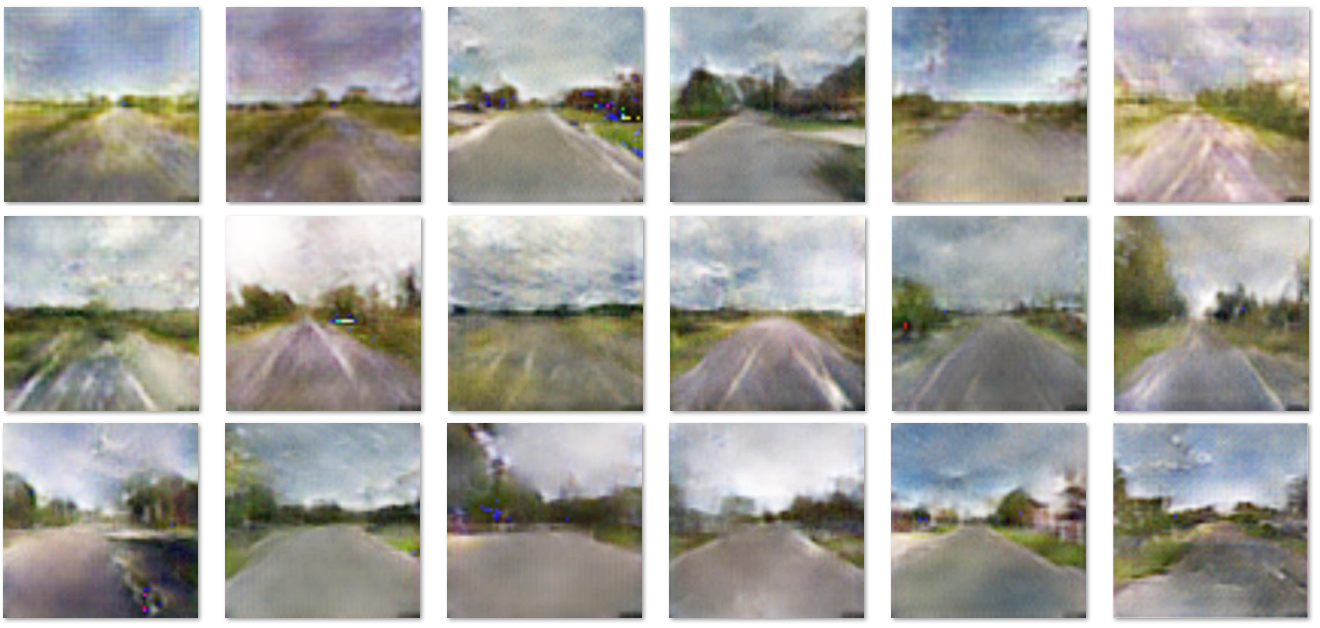
#> input picture generator/samples.png, 1320 x 628 px, given in place of samples.pngsamples.png, which was not available
$ python -i preprocessSRCNN.py   (imports and definitions only)
#> lines starting #> are read from the running program, lines starting #| are printed output that depends on the picture; pictures that were not available may be replaced by others from this repository, and a replacement may not be noted
# -*- coding: utf-8 -*-
import os
import cv2
import h5py
import numpy
import matplotlib.pyplot as plt

DATA_PATH = "D:/Arnaud/data_croutinet/ottawa/data/superResolution/train/"
TEST_PATH = "D:/Arnaud/data_croutinet/ottawa/data/superResolution/test/"
Random_Crop = 10
Patch_size = 64
label_size = 52
conv_side = 6
scale = 2

#from https://github.com/MarkPrecursor/SRCNN-keras/blob/master/prepare_data.py

def prepare_data(_path):
#> called with _path = 'generator/samples.png'
    names = os.listdir(_path)
    names = sorted(names)
    nums = names.__len__()

    data = numpy.zeros((nums * Random_Crop, 1, Patch_size, Patch_size), dtype=numpy.double)
    label = numpy.zeros((nums * Random_Crop, 1, label_size, label_size), dtype=numpy.double)

    for i in range(nums):
        name = _path + names[i]
        print( str(i) + "/" + str(nums))
        hr_img = cv2.imread(name, cv2.IMREAD_COLOR)
#> hr_img is the input picture: shape (628, 1320, 3); mean B, G, R 159.2, 165.2, 166.1
        shape = hr_img.shape
#> shape = (628, 1320, 3)

        hr_img = cv2.cvtColor(hr_img, cv2.COLOR_BGR2YCrCb)
#> hr_img: shape (628, 1320, 3); mean of channels 0, 1, 2 164.8, 129, 124.9
        hr_img = hr_img[:, :, 0]
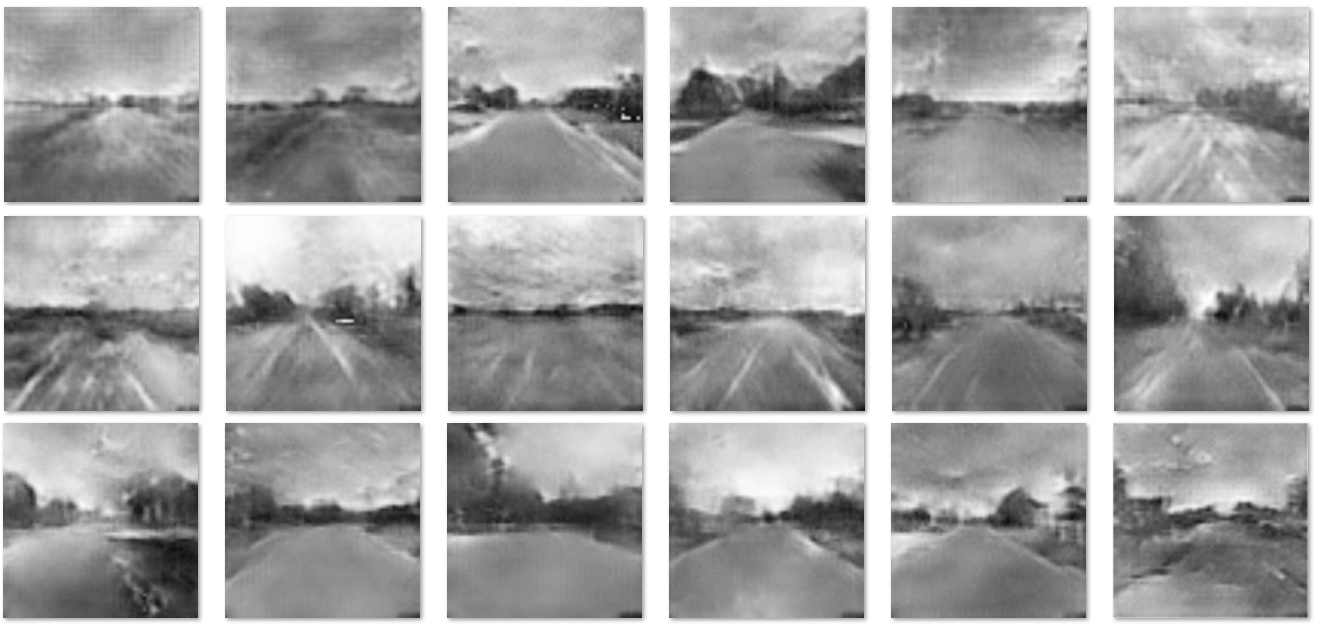
#> hr_img: shape (628, 1320); min 8, max 255, mean 164.8

        # two resize operation to produce training data and labels
        lr_img = cv2.resize(hr_img, (int(shape[1] / scale),int(shape[0] / scale)))
        lr_img = cv2.resize(lr_img, (shape[1], shape[0]))
#> lr_img: shape (628, 1320)

        # produce Random_Crop random coordinate to crop training img
        Points_x = numpy.random.randint(0, min(shape[0], shape[1]) - Patch_size, Random_Crop)
        Points_y = numpy.random.randint(0, min(shape[0], shape[1]) - Patch_size, Random_Crop)

        for j in range(Random_Crop):
            lr_patch = lr_img[Points_x[j]: Points_x[j] + Patch_size, Points_y[j]: Points_y[j] + Patch_size]
            hr_patch = hr_img[Points_x[j]: Points_x[j] + Patch_size, Points_y[j]: Points_y[j] + Patch_size]

            lr_patch = lr_patch.astype(float) / 255.
            hr_patch = hr_patch.astype(float) / 255.

            data[i * Random_Crop + j, 0, :, :] = lr_patch
            label[i * Random_Crop + j, 0, :, :] = hr_patch[conv_side: -conv_side, conv_side: -conv_side]
#> this loop made 10 passes
#> pass 1, in prepare_data, `lr_patch = lr_img[Points_x[j]: Points_x[j] + Patch_size, Points_y[j]: ..`:
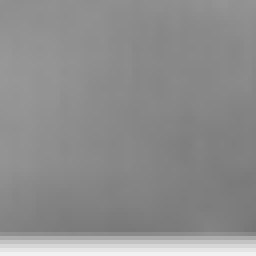
#> lr_patch: shape (64, 64) (shown 4 times larger); min 117, max 241, mean 142.1
#> after the loop:
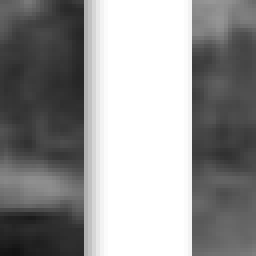
#> hr_patch: shape (64, 64) float64 (shown 4 times larger); min 0.0706, max 1, mean 0.581
#> after the loop:
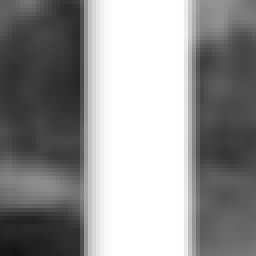
#> lr_patch: shape (64, 64) float64 (shown 4 times larger); min 0.0784, max 1, mean 0.581
            # cv2.imshow("lr", lr_patch)
            # cv2.imshow("hr", hr_patch)
            # cv2.waitKey(0)
    return data, label

# BORDER_CUT = 8
BLOCK_STEP = 32
BLOCK_SIZE = 64


# [75 lines left out: functions prepare_crop_data, write_hdf5, read_training_data, not called in this run]


# [11 lines not run here, left out]

    # _, _a = read_training_data("train.h5")
# _, _a = read_training_data("test.h5")

>>> result = prepare_data('generator/samples.png')
